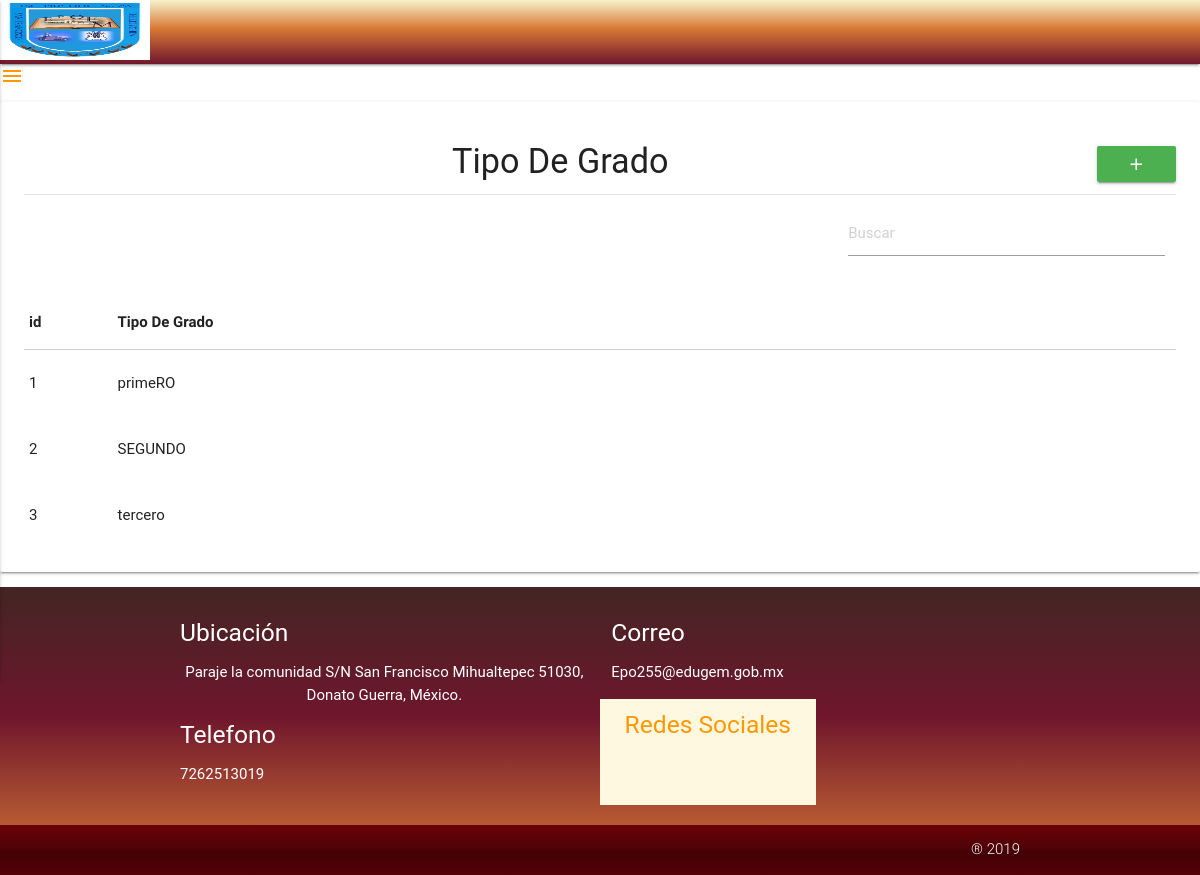
/grados (signed in), run on the app's committed database.
### tables this page shows
CREATE TABLE IF NOT EXISTS `grados` (
  `id_grado` int(11) NOT NULL AUTO_INCREMENT,
  `grado` varchar(30) NOT NULL,
  PRIMARY KEY (`id_grado`)
);

### AppData/Config/Autoload.php (called while the page is built, shortened)
<?php
class Autoload
{
    public static function run()
    {
        spl_autoload_register(function ($class)
        {
            $ruta=str_replace("\\",'/',$class).'.php';
        });
    }
}

### AppData/Model/conexion.php (called while the page is built, shortened)
<?php
class conexion
{
    private $datos=array("server"=>"localhost","user"=>"root","password"=>"", "base"=>"biblioprepa");
    private $conexion;
    function __construct()
    {
        $this->conexion=new \mysqli($this->datos["server"],$this->datos["user"], $this->datos["password"],$this->datos["base"]);
        $this->conexion->set_charset("utf8");
    }
    public function QueryResultado($sql)
    {
        $datos=$this->conexion->query($sql) or die (mysqli_error($this->conexion));
        return $datos;
    }
}

### AppData/Config/Request.php (called while the page is built, shortened)
<?php
class Request
{
    private $metodo;
    private $argumento;
    public function __construct()
    {
        if (isset($_SESSION["username"]))
        {
            if (isset($_GET['url'])) {
                $ruta = filter_input(INPUT_GET, 'url', FILTER_SANITIZE_URL);
                $ruta = explode("/", $ruta);
                $ruta = array_filter($ruta);
                if ($ruta[0] == "index.php") {
                    $this->controlador = "empleado_bienvenido";
                } else {
                    $this->controlador = strtolower(array_shift($ruta));
                }
                $this->metodo = strtolower(array_shift($ruta));
                if (!$this->metodo)
                    $this->metodo = "index";
                $this->argumento = $ruta;
            }else {
                $this->controlador = "empleado_bienvenido";
                $this->metodo = "index";
            }
      }
    }
    public function getMetodo()
    {
        return $this->metodo;
    }
    public function getArgumento()
    {
        return $this->argumento;
    }
}

### AppData/Controller/gradosController.php (called while the page is built, shortened)
<?php
class gradosController
{
    private $grados;
    public function __construct()
    {
        $this->grados=new \AppData\Model\grados();
    }
    public function index()
    {
        $datos1=$this->grados->getAll();
        $datos[0]=$datos1;
        return $datos;
    }
}

### AppData/Model/grados.php (called while the page is built, shortened)
<?php
class grados
{
    private $tabla="grados";
    function __construct()
    {
        $this->conexion=new conexion();
    }
    function getAll(){
        $sql="select *from {$this->tabla}";
        $datos=$this->conexion->queryResultado($sql);
        return $datos;
    }
}

### Views/grados/tabla.php (the view)
<?php
$datos=$datos[0];
while($row=mysqli_fetch_array($datos))
    echo "<tr><td>{$row[0]}</td>
    <td>{$row['grado']}</td>
    <td><a class='btn-flat icon-cross red-text btn_eliminar' href='#!' data-id='{$row['id_grado']}'></a></td>
    <td><a class='btn-flat icon-pencil blue-text btn_modificar ' data-id='{$row['id_grado']}' href='#!'></a></td></tr>";
?>

### Public/style.css (style rules this page uses)
[class^="icon-"], [class*=" icon-"] { font-family: 'icomoon' !important; speak: none; font-style: normal; font-weight: normal; font-variant: normal; text-transform: none; line-height: 1; -webkit-font-smoothing: antialiased; -moz-osx-font-smoothing: grayscale; }
.icon-pencil:before { content: "\eaa0"; }
.icon-cross:before { content: "\ebaa"; }

### data on the page
grados: id_grado "1", grado "primeRO"
grados: id_grado "2", grado "SEGUNDO"
grados: id_grado "3", grado "tercero"
